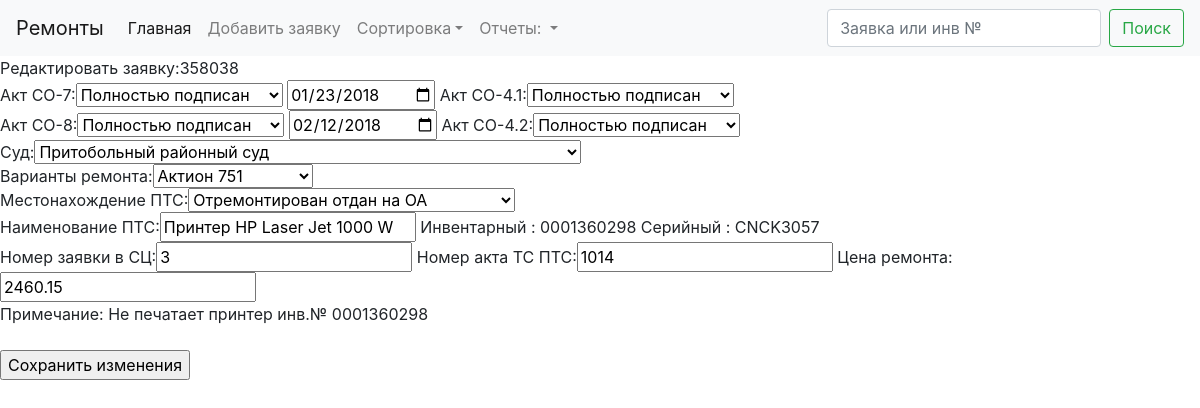
Page /edit/32 on the committed database.
### akts/models.py (models this page shows, shortened)
class Tickets(db.Model):
    id = db.Column(db.Integer, primary_key=True)
    localticket = db.Column(db.Integer)
    hotlineticket = db.Column(db.Integer)
    aktco7mode = db.Column(db.Integer)
    aktco7changedate = db.Column(db.Date)
    aktco7date = db.Column(db.Date)
    aktco8mode = db.Column(db.Integer)
    aktco8changedate = db.Column(db.Date)
    aktco8date = db.Column(db.Date)
    aktco41mode = db.Column(db.Integer)
    aktco42mode = db.Column(db.Integer)
    lowcourtcode = db.Column(db.String(8))
    serviceprovider = db.Column(db.Integer)
    serviceproviderdate = db.Column(db.Date)
    location = db.Column(db.Integer)
    locationdate = db.Column(db.Date)
    name = db.Column(db.String(50))
    inventnumder = db.Column(db.String(12))
    serialnumber = db.Column(db.String(12))
    serviceticket = db.Column(db.Integer)
    serviceakt = db.Column(db.Integer)
    serviceprice =  db.Column(db.Float)
    remark = db.Column(db.String(50))
    warranty = db.Column(db.Boolean)
    dead = db.Column(db.Boolean)

### akts/views.py (the view, shortened to what this page needs)
@app.route('/edit/<local>', methods=['GET', 'POST'])
def edit(local):
    listlocation = [{'val': location.id, 'name' : location.name} for location in models.Location.query.all()]
    listmode = [{'val': actmode.id, 'name' : actmode.name} for actmode in models.ActMode.query.all()]
    listprovider = [{'val': provider.id, 'name' : provider.name} for provider in models.ServiceProvider.query.all()]
    listlow = [{'val': low.code, 'name' : low.name} for low in models.LowCourt.query.all()]
    ticket = models.Tickets.query.filter_by(localticket = local).first()
    return render_template("edit.html",ticket = ticket,listmode = listmode,listlow = listlow,listprovider = listprovider,listlocation = listlocation)

### akts/templates/edit.html
{% extends "base.html" %}
{% block content %}
    <form method="post">
        Редактировать заявку:{{ticket.hotlineticket }}<br>
        Акт СО-7:<select name="aktco7mode">
            {% for mode in listmode %}
                {% if mode.val == ticket.aktco7mode  %}
                    <option value="{{ mode.val }}" selected>{{ mode.name }}</option>
                {% else %}
                    <option value="{{ mode.val }}">{{ mode.name }}</option>
                {% endif %}
            {% endfor %}
        </select>
        <input type="date" name="aktco7date" value="{{ticket.aktco7date }}">
        Акт СО-4.1:<select name="aktco41mode">
            {% for mode in listmode %}
                {% if mode.val == ticket.aktco41mode  %}
                    <option value="{{ mode.val }}" selected>{{ mode.name }}</option>
                {% else %}
                    <option value="{{ mode.val }}">{{ mode.name }}</option>
                {% endif %}
            {% endfor %}
        </select>
        <br>
        Акт СО-8:<select name="aktco8mode">
            {% for mode in listmode %}
                 {% if mode.val == ticket.aktco8mode  %}
                    <option value="{{ mode.val }}" selected>{{ mode.name }}</option>
                {% else %}
                    <option value="{{ mode.val }}">{{ mode.name }}</option>
                {% endif %}
            {% endfor %}
        </select>
        <input type="date" name="aktco8date" value="{{ticket.aktco8date }}">
        Акт СО-4.2:<select name="aktco42mode">
            {% for mode in listmode %}
                {% if mode.val == ticket.aktco42mode  %}
                    <option value="{{ mode.val }}" selected>{{ mode.name }}</option>
                {% else %}
                    <option value="{{ mode.val }}">{{ mode.name }}</option>
                {% endif %}
            {% endfor %}
        </select>
         <br>
         Суд:<select name="lowcourtcode">
            {% for low in listlow %}
                {% if low.val == ticket.lowcourtcode %}
                    <option value="{{ low.val }}" selected>{{ low.name }}</option>
                {% else %}
                    <option value="{{ low.val }}">{{ low.name }}</option>
                {% endif %}
            {% endfor %}
        </select>
        <br>
         Варианты ремонта:<select name="serviceprovider">
            {% for prov in listprovider %}
                {% if prov.val == ticket.serviceprovider  %}
                    <option value="{{ prov.val }}" selected>{{ prov.name }}</option>
                {% else %}
                    <option value="{{ prov.val }}">{{ prov.name }}</option>
                {% endif %}
            {% endfor %}
        </select>
        <br>
         Местонахождение ПТС:<select name="location">
            {% for loc in listlocation %}
                {% if loc.val == ticket.location %}
                    <option value="{{ loc.val }}" selected>{{ loc.name }}</option>
                {% else %}
                    <option value="{{ loc.val }}">{{ loc.name }}</option>
                {% endif %}
            {% endfor %}
        </select>
        <br>
        Наименование ПТС:<input type="text" name="name" value="{{ticket.name }}">
        Инвентарный : {{ticket.inventnumder }}
        Серийный : {{ticket.serialnumber }}
        <br>
        Номер заявки в СЦ:<input type="number" name="serviceticket" value="{{ticket.serviceticket }}">
        Номер акта ТС ПТС:<input type="number" name="serviceakt" value="{{ticket.serviceakt }}">
        Цена ремонта:<input type="text" name="serviceprice" value="{{ticket.serviceprice }}">
        <br>
        Примечание: {{ticket.remark }}<br><br>
         <p><input type="submit" name="addticket" value="Сохранить изменения">
    </form>
{% endblock %}

### rows in the picture
Tickets: hotlineticket "358038", aktco7date "01/23/2018", aktco8date "02/12/2018", name "Принтер HP Laser Jet 1000 W", inventnumder "0001360298", serialnumber "CNCK3057", serviceticket "3", serviceakt "1014", serviceprice "2460.15", remark "Не печатает принтер инв.№ 0001360298"

### other values in the picture
form field aktco7mode "Полностью подписан"
form field aktco41mode "Полностью подписан"
form field aktco8mode "Полностью подписан"
form field aktco42mode "Полностью подписан"
form field lowcourtcode "Притобольный районный суд"
form field serviceprovider "Актион 751"
form field location "Отремонтирован отдан на ОА"
